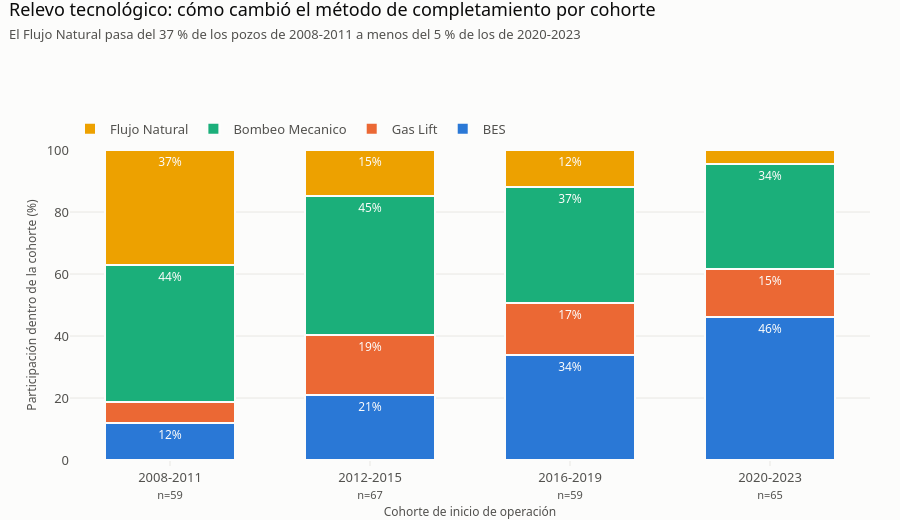

The notebook cell this image was saved under:
### Markdown cell above
## 9. Método de extracción a lo largo del tiempo

Si el método está atado a la madurez del pozo, la composición por cohorte de arranque debería mostrar
un relevo tecnológico. Se grafica la **participación porcentual** dentro de cada cohorte, porque las
cohortes no tienen el mismo número de pozos y las cifras absolutas confundirían tamaño con tendencia.

### Code cell
comp = (pd.crosstab(df["cohorte_inicio"], df["metodo_extraccion"], normalize="index") * 100).round(1)
conteo_cohorte = df["cohorte_inicio"].value_counts().reindex(comp.index)

fig = go.Figure()
for metodo in orden_metodo:
    fig.add_trace(go.Bar(
        x=comp.index.astype(str), y=comp[metodo], name=metodo,
        marker=dict(color=COLOR_METODO[metodo], line=dict(color=SURFACE, width=2)),
        text=[f"{v:.0f}%" if v >= 8 else "" for v in comp[metodo]],
        textposition="inside", insidetextfont=dict(color=SURFACE, size=12),
        hovertemplate=f"{metodo}<br>%{{x}}: %{{y:.1f}}%<extra></extra>",
    ))

fig.update_layout(barmode="stack", bargap=0.35)
fig.update_yaxes(title_text="Participación dentro de la cohorte (%)", range=[0, 100])
fig.update_xaxes(title_text="Cohorte de inicio de operación",
                 ticktext=[f"{c}<br><span style='font-size:11px'>n={n}</span>"
                           for c, n in zip(comp.index.astype(str), conteo_cohorte)],
                 tickvals=list(comp.index.astype(str)))
titular(fig, "Relevo tecnológico: cómo cambió el método de completamiento por cohorte",
        "El Flujo Natural pasa del 37 % de los pozos de 2008-2011 a menos del 5 % de los de 2020-2023", alto=520)
fig.show()

### Figure 1 — Plotly figure (JSON) as saved in the notebook; plotly's stock layout.template omitted (floating-point values rounded to 4 significant figures)
{"data": [{"hovertemplate": "BES<br>%{x}: %{y:.1f}%<extra></extra>", "insidetextfont": {"color": "#fcfcfb", "size": 12}, "marker": {"color": "#2a78d6", "line": {"color": "#fcfcfb", "width": 2}}, "name": "BES", "text": ["12%", "21%", "34%", "46%"], "textposition": "inside", "type": "bar", "x": ["2008-2011", "2012-2015", "2016-2019", "2020-2023"], "y": [11.9, 20.9, 33.9, 46.2]}, {"hovertemplate": "Gas Lift<br>%{x}: %{y:.1f}%<extra></extra>", "insidetextfont": {"color": "#fcfcfb", "size": 12}, "marker": {"color": "#eb6834", "line": {"color": "#fcfcfb", "width": 2}}, "name": "Gas Lift", "text": ["", "19%", "17%", "15%"], "textposition": "inside", "type": "bar", "x": ["2008-2011", "2012-2015", "2016-2019", "2020-2023"], "y": [6.8, 19.4, 16.9, 15.4]}, {"hovertemplate": "Bombeo Mecanico<br>%{x}: %{y:.1f}%<extra></extra>", "insidetextfont": {"color": "#fcfcfb", "size": 12}, "marker": {"color": "#1baf7a", "line": {"color": "#fcfcfb", "width": 2}}, "name": "Bombeo Mecanico", "text": ["44%", "45%", "37%", "34%"], "textposition": "inside", "type": "bar", "x": ["2008-2011", "2012-2015", "2016-2019", "2020-2023"], "y": [44.1, 44.8, 37.3, 33.8]}, {"hovertemplate": "Flujo Natural<br>%{x}: %{y:.1f}%<extra></extra>", "insidetextfont": {"color": "#fcfcfb", "size": 12}, "marker": {"color": "#eda100", "line": {"color": "#fcfcfb", "width": 2}}, "name": "Flujo Natural", "text": ["37%", "15%", "12%", ""], "textposition": "inside", "type": "bar", "x": ["2008-2011", "2012-2015", "2016-2019", "2020-2023"], "y": [37.3, 14.9, 11.9, 4.6]}], "layout": {"bargap": 0.35, "barmode": "stack", "height": 520, "margin": {"t": 150}, "title": {"text": "Relevo tecnológico: cómo cambió el método de completamiento por cohorte<br><span style='font-size:13px;color:#52514e'>El Flujo Natural pasa del 37 % de los pozos de 2008-2011 a menos del 5 % de los de 2020-2023</span>"}, "xaxis": {"ticktext": ["2008-2011<br><span style='font-size:11px'>n=59</span>", "2012-2015<br><span style='font-size:11px'>n=67</span>", "2016-2019<br><span style='font-size:11px'>n=59</span>", "2020-2023<br><span style='font-size:11px'>n=65</span>"], "tickvals": ["2008-2011", "2012-2015", "2016-2019", "2020-2023"], "title": {"text": "Cohorte de inicio de operación"}}, "yaxis": {"range": [0, 100], "title": {"text": "Participación dentro de la cohorte (%)"}}}}
